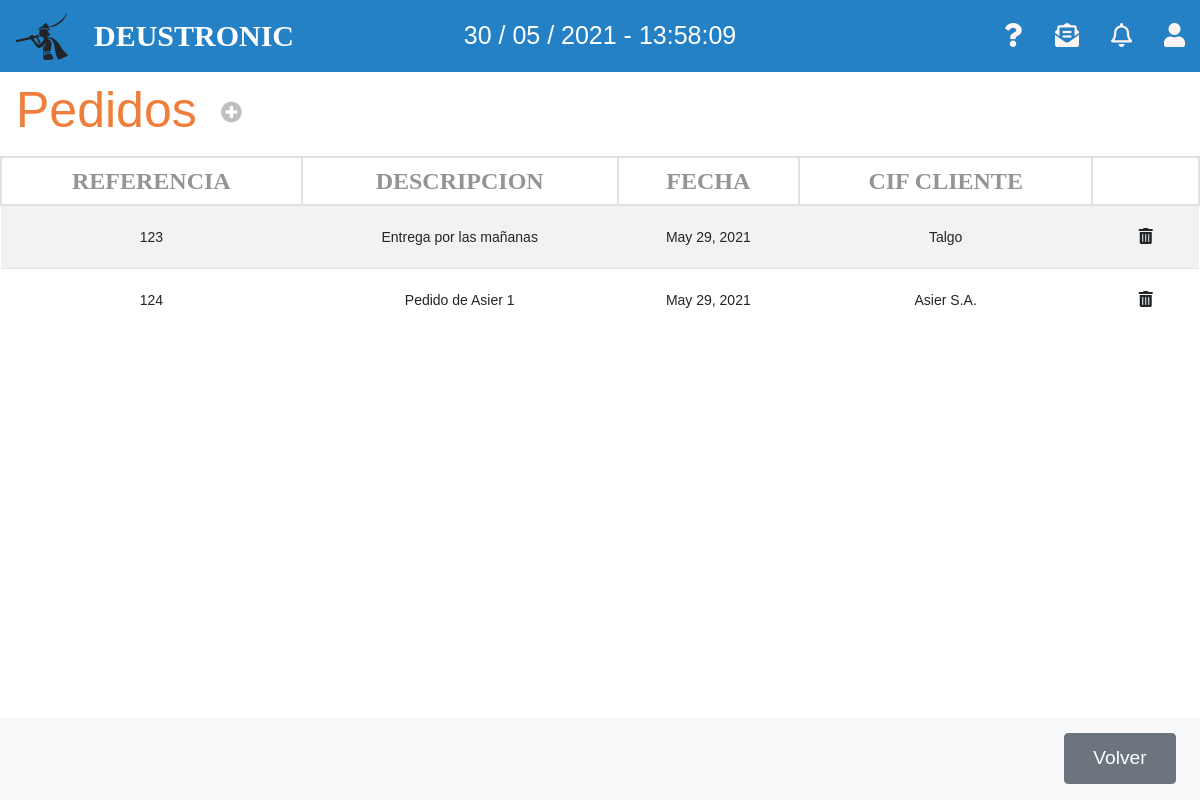
The page /appEntrega/pedidos/ on the database its author committed.
### appEntrega/models.py (models this page shows, shortened)
class Orden_Pedido(models.Model):
    pedido_referencia = models.CharField(max_length=12, primary_key=True)
    pedido_fecha = models.DateField(auto_now=True)
    pedido_descripcion = models.TextField(max_length=250)
    pedido_cliente_cif = models.ForeignKey(Cliente, on_delete=models.CASCADE)

class Cliente(models.Model):
    cif = models.CharField(max_length=12, primary_key=True)
    nombre_empresa = models.CharField(max_length=40)
    email = models.EmailField(max_length=254)
    telefono = models.IntegerField(unique=True)
    nombre_cliente = models.CharField(max_length=20)
    def __str__(self):
        return self.nombre_empresa

### appEntrega/views.py (the view)
# urls.py: path('pedidos/', PedidoListView.as_view(), name='listaPedido'),
class PedidoListView(ListView):
    model = Orden_Pedido
    template_name = 'listaPedidos.html'
    context_object_name = 'lista_pedidos'

### appEntrega/templates/listaPedidos.html (shortened to what this page needs)
{% extends 'base.html' %}
{% block content %}
<div class="">
    <nav class="navbar navbar-light table-navbar">
        <h2 class="orange-color">Pedidos</h2>
        <ul class="navbar-nav mr-auto flex-row">
            <li class="nav-item m-0 ml-3">
                <i class="fas fa-plus-circle fa-lg c-grey"
                    onclick="location.href='http://127.0.0.1:8000/appEntrega/pedidos/nuevo/'"></i>
            </li>
        </ul>
    </nav>
</div>
<div class="row">
    <div class="col-md-12">
        <table class="table-deustronic table table-striped table-hover">
            <thead>
                <tr>
                    <th>REFERENCIA</th>
                    <th>DESCRIPCION</th>
                    <th>FECHA</th>
                    <th>CIF CLIENTE</th>
                    <th></th>
                </tr>
            </thead>
            <tbody>
                {% if lista_pedidos %}
                {% for pedido in lista_pedidos %}
                <tr ondblclick="location.href='http://127.0.0.1:8000/appEntrega/pedidos/{{pedido.pk}}/editar/'">
                    <td>{{pedido.pedido_referencia}}</td>
                    <td>{{pedido.pedido_descripcion}}</td>
                    <td>{{pedido.pedido_fecha}}</td>
                    <td>{{pedido.pedido_cliente_cif}}</td>
                    <td><button class="btn"
                            onclick="location.href='http://127.0.0.1:8000/appEntrega/pedidos/{{pedido.pk}}/delete/'"><i
                                class="fas fa-trash-alt"></i></button></td>
                </tr>
                {% endfor %}
                {% endif %}
            </tbody>
        </table>
    </div>
</div>
<nav class="navbar navbar-light bg-light fixed-bottom">
    <div class="form-inline ml-auto">
        <button onclick="location.href='http://127.0.0.1:8000/appEntrega'" class="btn boton-nav btn-secondary m-2"
            type="button">Volver</button>
    </div>
</nav>
{% endblock %}

### appEntrega/static/style/styles.css (style rules this page uses)
.orange-color, .orange-color:hover { color: rgb(239, 126, 58) !important; font-weight: 100 !important; }
* { font-family: 'FiraSans-Regular', sans-serif; }
html { overflow-x: hidden; overflow-y: overlay; }
html, body { height: 100%; }
body { margin: 0; }
i { cursor: pointer !important; }
ul { padding: 0 !important; }

### appEntrega/static/style/table.css (style rules this page uses)
table { overflow: scroll; }
table td { vertical-align: middle !important; }
.table-deustronic th { color: #949494; font-weight: bold; font-size: 1.5rem; padding: 5px 10px; border: 2px solid #dee2e6; font-family: FiraSans-Regular, Calibri, Verdana; text-align: center !important; }
.table-deustronic td { font-size: 14px; padding: auto; text-align: center !important; cursor: pointer !important; }
.table-navbar { position: sticky; z-index: 1; top: 0; width: 100%; }

### appEntrega/static/style/productos.css (style rules this page uses)
.navbar-nav .nav-item { padding: 0 .5rem; }
.c-grey { color: silver !important; }
.boton-nav { width: 7rem; height: 3.2rem !important; color: white !important; font-weight: 400; font-size: 1.2rem; text-decoration: none; outline-style: none; }

### appEntrega/static/style/header.css (style rules this page uses)
h2 { padding: 0px; color: #1c3d79; font-size: 50px; font-family: 'Franklin Gothic Medium', 'Arial Narrow', Arial, sans-serif }
li { list-style: none; margin-right: 2rem; }
li:last-of-type { margin-right: 0; }
ul { margin: 0 !important; }

### appEntrega/static/style/modal.css (style rules this page uses)
:root { --lightgray: #efefef; --blue: steelblue; --white: #fff; --black: rgba(0, 0, 0, 0.92); }
* { padding: 0; margin: 0; }

### appEntrega/static/style/settings.css (style rules this page uses)
:root { --font-size: 1; }
body { font-size: calc(var(--font-size) * 1em); }

### rows shown on the page
Orden_Pedido: pedido_referencia "123", pedido_descripcion "Entrega por las mañanas", pedido_fecha "May 29, 2021", pedido_cliente_cif "Talgo"
Orden_Pedido: pedido_referencia "124", pedido_descripcion "Pedido de Asier 1", pedido_fecha "May 29, 2021", pedido_cliente_cif "Asier S.A."
